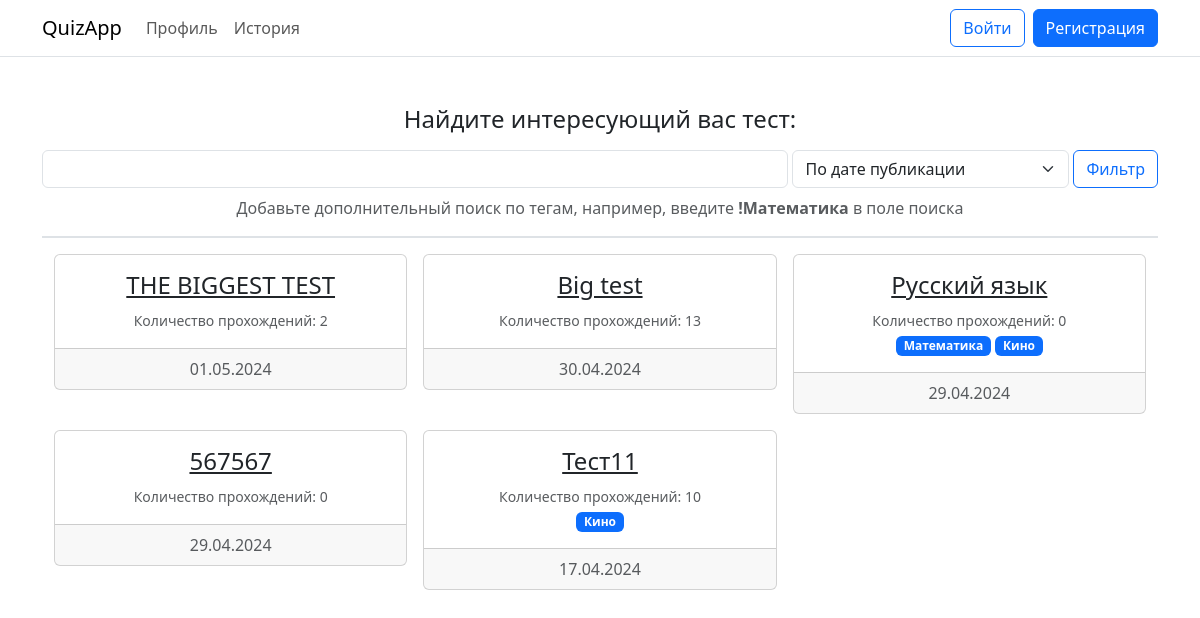
Before: / with the older database file.
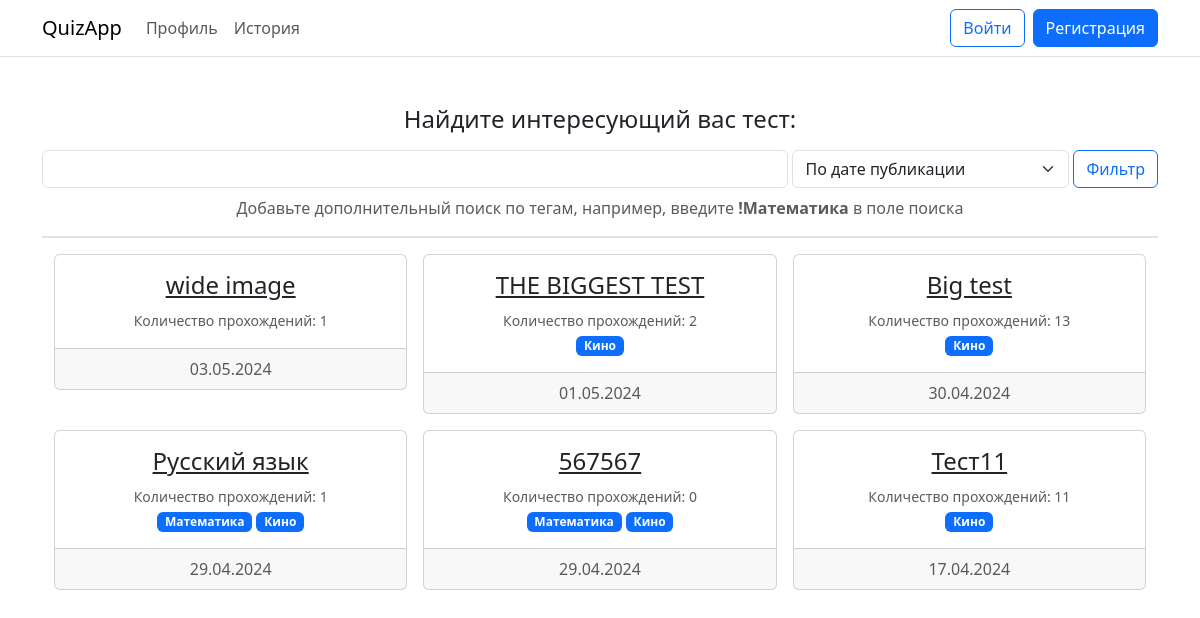
After: the same page with the newer database file.
### Web/models.py (models this page shows)
class Test(models.Model):
    tags = models.ManyToManyField(Tags)
    user = models.ForeignKey(User, on_delete = models.CASCADE)
    title = models.CharField(max_length = 200, default = "")
    description = models.CharField(max_length = 2000, default = "")
    is_published = models.BooleanField(default = False)
    published_at = models.DateField(default = datetime.date.today())
    created_at = models.DateField(default = datetime.date.today())
    pass_rate = models.IntegerField(default = 0)

class Tags(models.Model):
    label = models.CharField(max_length = 60)

### Web/views.py (the view, shortened to what this page needs)
# urls.py: path("", web.index),
def index(request):
    title = "" if request.GET.get("title") == None else request.GET.get("title")
    initial = title
    orderBy = request.GET.get("orderBy")
    query = Test.objects.filter(is_published = True)
    if orderBy == "pass_rate":
        query = query.order_by("-" + orderBy)
    else:
        query = query.order_by("-published_at")
    tests = list(query)
    title = title.lower()
    title = title.strip()
    tests = list(filter(lambda test: title in test.title.lower(), tests))
    context = { "tests": tests,
                "title": initial,
                "selected": 0 if orderBy == "pass_rate" else 1,
                "username": request.user.username  }
    return render(request, "Web/index.html", context)

### templates/Web/index.html (shortened to what this page needs)
{% extends "Web/base.html" %}
{% block auth %}{% include "Web/log_navbar.html" %}{% endblock auth %}
{% block content %}
    <h4 class="text-center mb-3 mt-5">Найдите интересующий вас тест:</h4>
    <form method="get" class="d-flex mb-2">
        <div class="flex-grow-1 me-1">
            <input name="title" class="form-control" value="{{ title }}"/>
        </div>
        <div class="me-1">
            <select name="orderBy" class="form-select">
                <option value="published_at" {% if selected == 1 %}selected{% endif %}>По дате публикации</option>
            </select>
        </div>
        <input type="submit" value="Фильтр" class="btn btn-outline-primary" />
    </form>
    <p class="text-center text-body-secondary">Добавьте дополнительный поиск по тегам, например, введите <b>!Математика</b> в поле поиска</p>
    <span class="d-flex border-bottom border-2 mb-3"></span>
    {% if tests %}
    <div class="container mb-5">
        <div class="row row-cols-1 row-cols-sm-2 row-cols-md-3 g-3">
        {% for test in tests %}
        <div class="col">
            <div class="card text-center">
                <div class="card-body">
                    <p class="mb-2"><a class="card-title h4" href="about/{{test.id}}">{{ test.title }}</a></p>
                    <small class="text-body-secondary">Количество прохождений: {{ test.pass_rate }}</small>
                    <p class="mb-0">
                        {% for tag in test.tags.all %}
                            <span class="badge text-bg-primary">{{ tag.label }}</span>
                        {% endfor %}
                    </p>
                </div>
                <div class="card-footer text-body-secondary">
                    {{ test.published_at|date:"d.m.Y" }}
                </div>
            </div>
        </div>
        {% endfor %}
        </div>
    </div>
    {% else %}
    <h5 class="text-center">Список пуст</h5>
    {% endif %}
{% endblock content %}

### templates/Web/base.html (shortened to what this page needs)
{% load static %}
<!DOCTYPE html>
<html style="scroll-behavior:auto;">
<head>
    <link rel="stylesheet" href="{% static 'bootstrap/css/bootstrap.min.css' %}">
</head>
<body>
    <nav class="navbar navbar-expand-md border-bottom">
        <div class="container">
            <a class="navbar-brand" href="/">QuizApp</a>
            <div class="collapse navbar-collapse" id="navbarCollapse">
            <ul class="navbar-nav me-auto mb-2 mb-md-0">
                <li class="nav-item">
                    <a class="nav-link" href="/profile">Профиль</a>
                </li>
                <li class="nav-item">
                    <a class="nav-link" href="/history">История</a>
                </li>
            </ul>
            <form class="d-flex">
                {% block auth %} {% endblock auth %}
            </form>
            </div>
        </div>
    </nav>
    <div class="container mt-3">
        {% block content %} {% endblock content %}
    </div>
</body>
</html>

### templates/Web/log_navbar.html
{% if username %}
<a class="btn btn-light me-2" href="/profile">{{ username }}</button>
<a class="btn btn-outline-danger" href="/logout">Выйти</a>
{% else %}
<a class="btn btn-outline-primary me-2" href="/login">Войти</a>
<a class="btn btn-primary" href="/register">Регистрация</a>
{% endif %}

Changed rows visible on the page:
added Test: title "wide image", pass_rate "1", published_at "03.05.2024"
changed Test "THE BIGGEST TEST": gains Tags (label "Кино")
changed Test "Big test": gains Tags (label "Кино")
changed Test "Русский язык": pass_rate "0" → "1"
changed Test (number 5 of 6 on the later page): gains Tags (label "Математика"); gains Tags (label "Кино")
changed Test "Тест11": pass_rate "10" → "11"
